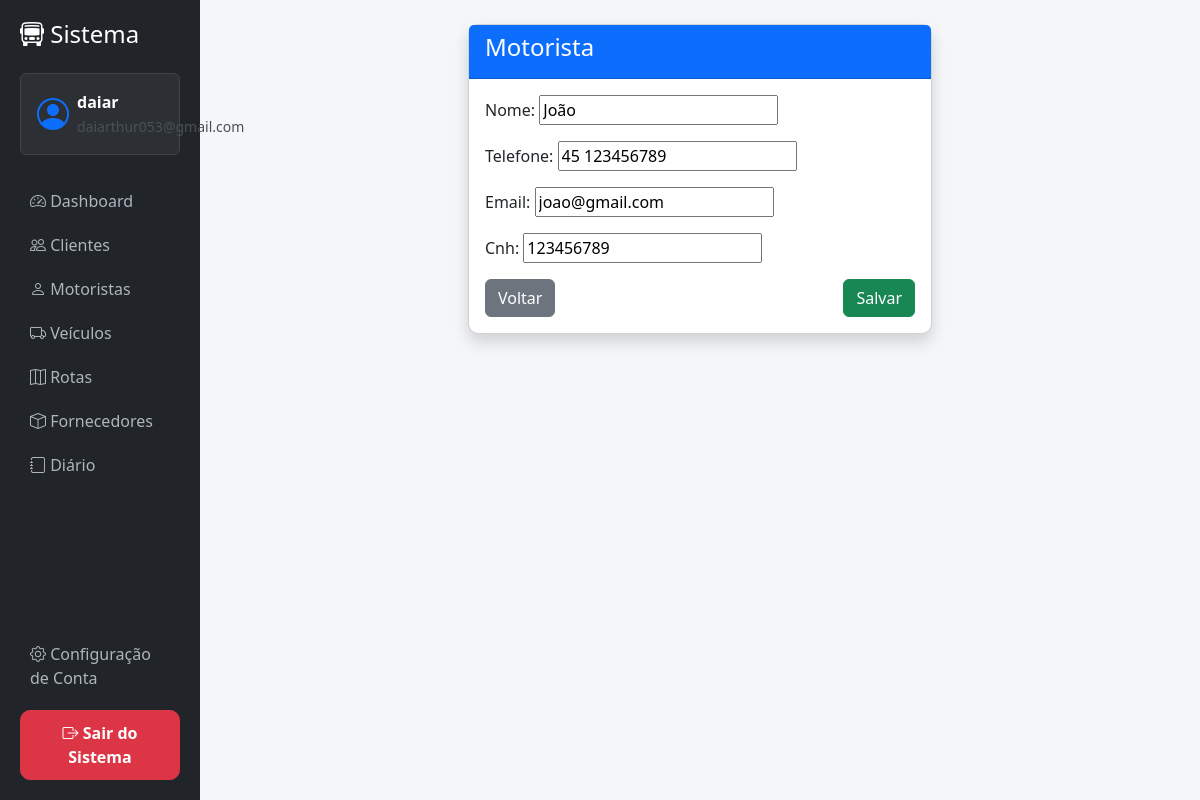
/motoristas/editar/2/ (signed in), run on the app's committed database.
### motoristas/models.py (models this page shows, shortened)
class Motorista(models.Model):
    nome = models.CharField(max_length=100)
    telefone = models.CharField(max_length=20)
    email = models.CharField(max_length=100, blank=True, null=True, unique=True)
    cnh = models.CharField(max_length=20)

### motoristas/views.py (the view)
# urls.py: path('editar/<int:id>/', views.editar_motorista, name='editar_motorista'),
@login_required
def editar_motorista(request, id):
    motorista = get_object_or_404(Motorista, id=id)
    form = MotoristaForm(request.POST or None, instance=motorista)
    if form.is_valid():
        form.save()
        return redirect('lista_motoristas')
    return render(request, 'motoristas/form.html', {'form': form})

### motoristas/forms.py
class MotoristaForm(forms.ModelForm):
    class Meta:
        model = Motorista
        fields = '__all__'

### templates/motoristas/form.html (shortened to what this page needs)
{% extends 'base.html' %}
{% block content %}
<div class="row justify-content-center">
    <div class="col-md-6">
        <div class="card shadow">
            <div class="card-header bg-primary text-white">
                <h4>Motorista</h4>
            </div>
            <div class="card-body">
                <form method="POST">
                    {{ form.as_p }}
                    <div class="d-flex justify-content-between">
                        <a href="/motoristas/" class="btn btn-secondary">Voltar</a>
                        <button class="btn btn-success">Salvar</button>
                    </div>
                </form>
            </div>
        </div>
    </div>
</div>
{% endblock %}

### templates/base.html (shortened to what this page needs)
<!doctype html>
<html lang="pt-br">
  <head>
    <link
      href="https://cdn.jsdelivr.net/npm/bootstrap@5.3.0/dist/css/bootstrap.min.css"
      rel="stylesheet"
    />
    <link
      href="https://cdn.jsdelivr.net/npm/bootstrap-icons/font/bootstrap-icons.css"
      rel="stylesheet"
    />
  </head>
  <body>
    <div class="container-fluid">
      <div class="row">
        <div
          class="col-md-2 sidebar d-flex flex-column justify-content-between"
        >
          <div>
            <h4 class="text-white mb-4">
              <i class="bi bi-bus-front"></i> Sistema
            </h4>
            <div class="user-box mb-4 p-3 rounded">
              <div class="d-flex align-items-center gap-2">
                <div class="user-icon">
                  <i class="bi bi-person-circle"></i>
                </div>
                <div>
                  <strong>{{ request.user.username }}</strong>
                  <br />
                  <small class="text-light-emphasis">
                    {{ request.user.email }}
                  </small>
                </div>
              </div>
            </div>
            <a href="/"> <i class="bi bi-speedometer2"></i> Dashboard </a>
            <a href="/clientes/"> <i class="bi bi-people"></i> Clientes </a>
            <a href="/motoristas/"> <i class="bi bi-person"></i> Motoristas </a>
            <a href="/veiculos/"> <i class="bi bi-truck"></i> Veículos </a>
            <a href="/rotas/"> <i class="bi bi-map"></i> Rotas </a>
            <a href="/fornecedores/">
              <i class="bi bi-box"></i> Fornecedores
            </a>
            <a href="/diario/"> <i class="bi bi-journal"></i> Diário </a>
          </div>
          <div>
            <a href="/perfil/" class="config-link">
              <i class="bi bi-gear"></i>
              Configuração de Conta
            </a>
            <form action="{% url 'logout' %}" method="post">
              <button class="btn btn-danger logout-btn w-100">
                <i class="bi bi-box-arrow-right"></i>
                Sair do Sistema
              </button>
            </form>
          </div>
        </div>
        <div class="col-md-10 p-4">{% block content %}{% endblock %}</div>
      </div>
    </div>
  </body>
</html>

### templates/base.html (style rules this page uses)
body { background-color: #f4f6f9; display: flex; }
.sidebar { background: #212529; color: white; min-height: 100vh; padding: 20px; }
.sidebar a { color: #adb5bd; display: block; padding: 10px; text-decoration: none; border-radius: 5px; }
.card { border-radius: 10px; }
.user-box { background: #2c3034; border: 1px solid #3d4348; }
.user-icon { font-size: 2rem; color: #0d6efd; }
.config-link { margin-bottom: 10px; }
.logout-btn { border-radius: 10px; padding: 10px; font-weight: 600; transition: 0.2s; }

### data on the page
Motorista: nome "João", telefone "45 123456789", email "joao@gmail.com", cnh "123456789"

### other printed values
{{ request.user.username }} "daiar"
{{ request.user.email }} "daiarthur053@gmail.com"
